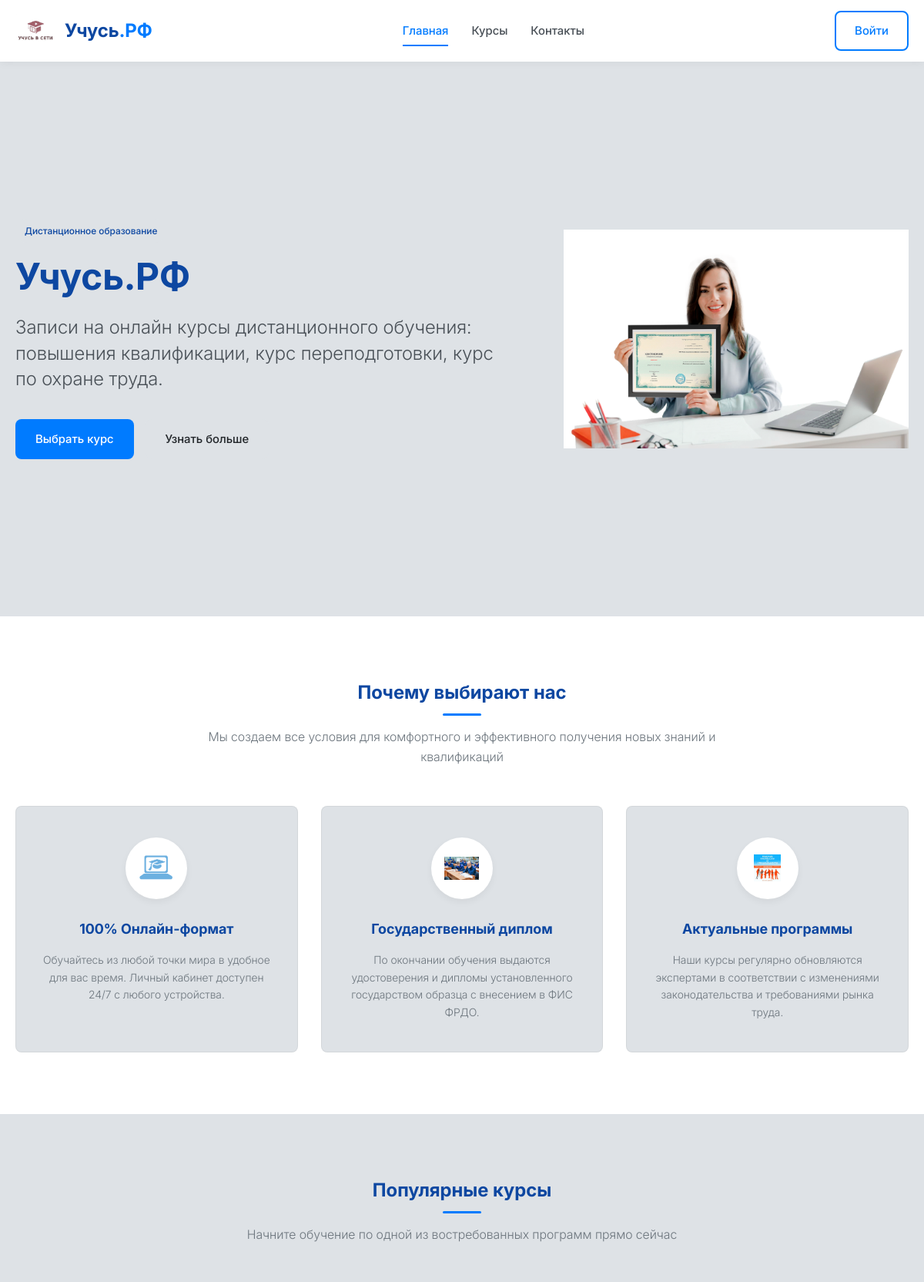
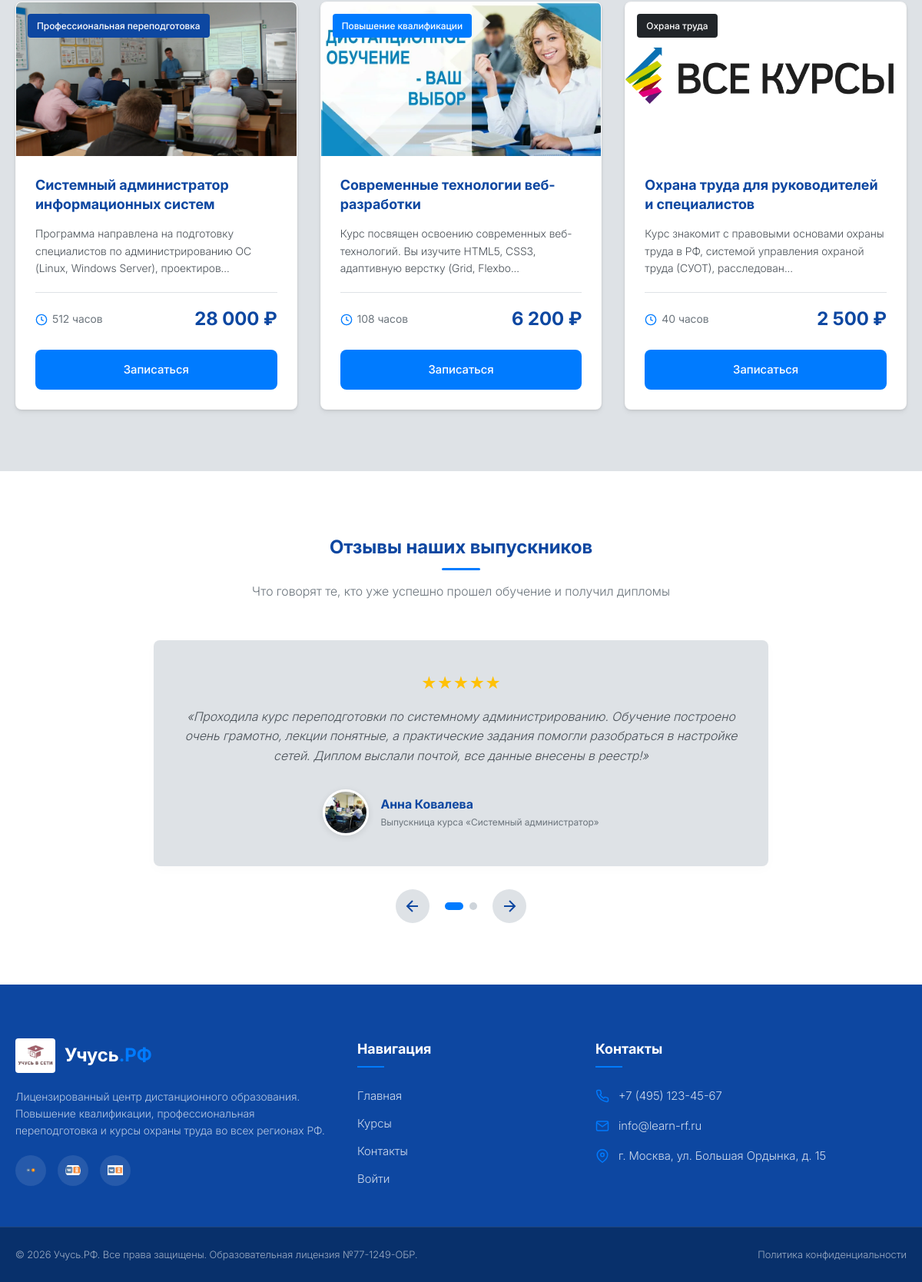
The page / on the database its author committed (2 pictures, top to bottom).
### tables this page shows
CREATE TABLE IF NOT EXISTS `courses` (
  `id` INT AUTO_INCREMENT PRIMARY KEY,
  `title` VARCHAR(255) NOT NULL,
  `category` VARCHAR(50) NOT NULL,
  `category_name` VARCHAR(100) NOT NULL,
  `duration` INT NOT NULL,
  `price` DECIMAL(10, 2) NOT NULL,
  `image` VARCHAR(255) NOT NULL,
  `description` TEXT NOT NULL
);

### config.php (called while the page is built, shortened)
<?php
function sanitize($data) {
    return htmlspecialchars(trim($data), ENT_QUOTES, 'UTF-8');
}
?>

### index.php (the view, shortened to what this page needs)
<?php
require_once 'header.php';
try {
    $stmt = $pdo->query("SELECT * FROM courses LIMIT 3");
    $popular_courses = $stmt->fetchAll();
} catch (PDOException $e) {
    $popular_courses = [];
}
?>
    <section class="hero" id="hero">
        <div class="container hero-container">
            <div class="hero-content">
                <span class="badge">Дистанционное образование</span>
                <h1 class="hero-title">Учусь.РФ</h1>
                <p class="hero-subtitle">
                    Записи на онлайн курсы дистанционного обучения: повышения квалификации, курс переподготовки, курс по охране труда.
                </p>
                <div class="hero-buttons">
                    <a href="courses.php" class="btn btn-primary" id="btn-hero-courses">Выбрать курс</a>
                    <a href="#advantages" class="btn btn-secondary" id="btn-hero-more">Узнать больше</a>
                </div>
            </div>
            <div class="hero-image-block">
                <img src="assets/hero.png" alt="Обучение в Учусь.РФ" class="hero-image">
            </div>
        </div>
    </section>
    <section class="advantages" id="advantages">
        <div class="container">
            <div class="section-header">
                <h2 class="section-title">Почему выбирают нас</h2>
                <p class="section-subtitle">Мы создаем все условия для комфортного и эффективного получения новых знаний и квалификаций</p>
            </div>
            <div class="advantages-grid">
                <div class="advantage-card">
                    <div class="advantage-icon-wrapper">
                        <img src="assets/students_corner.png" alt="Удобство" class="advantage-icon">
                    </div>
                    <h3 class="advantage-title">100% Онлайн-формат</h3>
                    <p class="advantage-desc">Обучайтесь из любой точки мира в удобное для вас время. Личный кабинет доступен 24/7 с любого устройства.</p>
                </div>
                <div class="advantage-card">
                    <div class="advantage-icon-wrapper">
                        <img src="assets/diploma.webp" alt="Диплом" class="advantage-icon">
                    </div>
                    <h3 class="advantage-title">Государственный диплом</h3>
                    <p class="advantage-desc">По окончании обучения выдаются удостоверения и дипломы установленного государством образца с внесением в ФИС ФРДО.</p>
                </div>
                <div class="advantage-card">
                    <div class="advantage-icon-wrapper">
                        <img src="assets/i.webp" alt="Программы" class="advantage-icon-special">
                    </div>
                    <h3 class="advantage-title">Актуальные программы</h3>
                    <p class="advantage-desc">Наши курсы регулярно обновляются экспертами в соответствии с изменениями законодательства и требованиями рынка труда.</p>
                </div>
            </div>
        </div>
    </section>
    <section class="courses" id="courses">
        <div class="container">
            <div class="section-header">
                <h2 class="section-title">Популярные курсы</h2>
                <p class="section-subtitle">Начните обучение по одной из востребованных программ прямо сейчас</p>
            </div>
            <div class="courses-grid">
                <?php if (!empty($popular_courses)): ?>
                    <?php foreach ($popular_courses as $course):
                        $badgeClass = '';
                        if ($course['category'] === 'dev') $badgeClass = 'badge-accent';
                        if ($course['category'] === 'safety') $badgeClass = 'badge-dark';
                    ?>
                        <div class="course-card">
                            <div class="course-img-wrapper">
                                <img src="<?php echo sanitize($course['image']); ?>" alt="<?php echo sanitize($course['title']); ?>" class="course-img">
                                <span class="course-badge <?php echo $badgeClass; ?>"><?php echo sanitize($course['category_name']); ?></span>
                            </div>
                            <div class="course-info">
                                <h3 class="course-title"><?php echo sanitize($course['title']); ?></h3>
                                <p class="course-desc"><?php echo sanitize(mb_strimwidth($course['description'], 0, 110, '...')); ?></p>
                                <div class="course-meta">
                                    <span class="course-duration">
                                        <svg width="16" height="16" viewBox="0 0 24 24" fill="none" stroke="currentColor" stroke-width="2"><circle cx="12" cy="12" r="10"></circle><polyline points="12 6 12 12 16 14"></polyline></svg>
                                        <?php echo sanitize($course['duration']); ?> часов
                                    </span>
                                    <span class="course-price"><?php echo number_format($course['price'], 0, '.', ' '); ?> ₽</span>
                                </div>
                                <a href="apply.php?course=<?php echo $course['id']; ?>" class="btn btn-primary btn-block">Записаться</a>
                            </div>
                        </div>
                    <?php endforeach; ?>
                <?php else: ?>
                    <p style="text-align: center; grid-column: span 3; color: var(--text-light);">Курсы временно недоступны.</p>
                <?php endif; ?>
            </div>
        </div>
    </section>
    <section class="reviews" id="reviews">
        <div class="container">
            <div class="section-header">
                <h2 class="section-title">Отзывы наших выпускников</h2>
                <p class="section-subtitle">Что говорят те, кто уже успешно прошел обучение и получил дипломы</p>
            </div>
            <div class="reviews-slider-wrapper">
                <div class="reviews-slider" id="slider">
                    <div class="review-slide active">
                        <div class="review-content">
                            <div class="review-stars">★★★★★</div>
                            <p class="review-text">«Проходила курс переподготовки по системному администрированию. Обучение построено очень грамотно, лекции понятные, а практические задания помогли разобраться в настройке сетей. Диплом выслали почтой, все данные внесены в реестр!»</p>
                            <div class="review-author">
                                <img src="assets/i (2).webp" alt="Анна К." class="author-img">
                                <div class="author-info">
                                    <h4 class="author-name">Анна Ковалева</h4>
                                    <p class="author-meta">Выпускница курса «Системный администратор»</p>
                                </div>
                            </div>
                        </div>
                    </div>
                </div>
                <div class="slider-controls">
                    <button class="slider-btn prev-btn" id="prev-slide" aria-label="Предыдущий отзыв">
                        <svg width="24" height="24" viewBox="0 0 24 24" fill="none" stroke="currentColor" stroke-width="2"><line x1="19" y1="12" x2="5" y2="12"></line><polyline points="12 19 5 12 12 5"></polyline></svg>
                    </button>
                    <div class="slider-dots" id="slider-dots">
                    </div>
                    <button class="slider-btn next-btn" id="next-slide" aria-label="Следующий отзыв">
                        <svg width="24" height="24" viewBox="0 0 24 24" fill="none" stroke="currentColor" stroke-width="2"><line x1="5" y1="12" x2="19" y2="12"></line><polyline points="12 5 19 12 12 19"></polyline></svg>
                    </button>
                </div>
            </div>
        </div>
    </section>
<?php
require_once 'footer.php';
?>

### rows shown on the page
courses: image (picture), category_name "Профессиональная переподготовка", title "Системный администратор информационных систем", description "Программа направлена на подготовку специалистов по администрированию ОС (Linux, Windows Server), проектиров...", duration "512", price "28 000"
courses: image (picture), category_name "Повышение квалификации", title "Современные технологии веб-разработки", description "Курс посвящен освоению современных веб-технологий. Вы изучите HTML5, CSS3, адаптивную верстку (Grid, Flexbo...", duration "108", price "6 200"
courses: image (picture), category_name "Охрана труда", title "Охрана труда для руководителей и специалистов", description "Курс знакомит с правовыми основами охраны труда в РФ, системой управления охраной труда (СУОТ), расследован...", duration "40", price "2 500"
